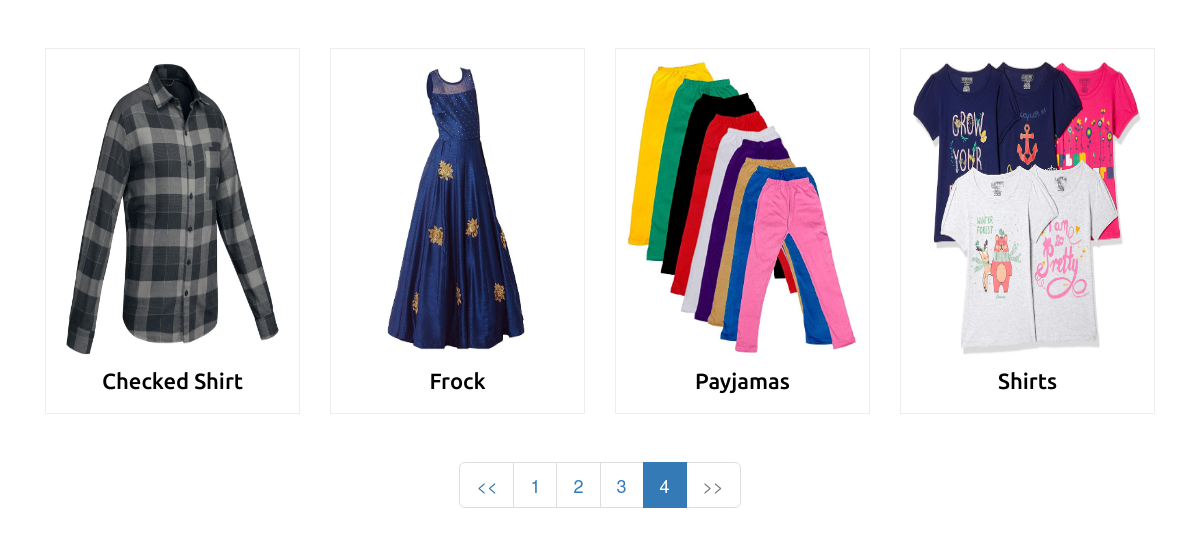
Page /php/index.php?page=3 on the committed database.
### tables this page shows
CREATE TABLE `products` (
  `pid` int(10) NOT NULL,
  `ptitle` varchar(255) NOT NULL,
  `pdesc` text NOT NULL,
  `pcost` decimal(9,2) NOT NULL,
  `psell` decimal(9,2) NOT NULL,
  `pimg` text NOT NULL,
  `visibility` enum('visible','hidden') NOT NULL DEFAULT 'visible',
  `date_added` timestamp NOT NULL DEFAULT CURRENT_TIMESTAMP
);

### php/lib/library.php (called while the page is built, shortened)
<?php
	class database extends img
	{
		public $conn;
		public function __construct(){
			$this->conn=mysqli_connect(HOST,USER,PASS,DB) or die("error in connectivity");
		}
		private function fire(){
			$qry=$this->createquery();
			$res=mysqli_query($this->conn,$qry);
			return $res;
		}
		private function createquery(){
			$fqry="";
			if(isset($_SESSION['query']))
				$fqry.=$_SESSION['query'];
			if(isset($_SESSION['where']))
				$fqry.=$_SESSION['where'];
			return $fqry;
		}
		private function makestring($condi,$sym,$cop)
		{
			if(is_array($condi))
			{
				$qstr="";
				$i=0;
				foreach($condi as $k=>$v)
				{
					if($i==count($condi)-1)
					{
						if(is_int($v) || is_float($v))
							$qstr.=" ".$k.$cop.mysqli_real_escape_string($this->conn,$v)."";
						else
							$qstr.=" ".$k.$cop."'".mysqli_real_escape_string($this->conn,$v)."'";
					}
					else
					{
						if(is_int($v) || is_float($v))
							$qstr.=" ".$k.$cop.mysqli_real_escape_string($this->conn,$v)." ".$sym;
						else
							$qstr.=" ".$k.$cop."'".mysqli_real_escape_string($this->conn,$v)."' ".$sym;
					}
					$i++;
				}
			}
			else
			{
				$qstr=$condi;
			}
			return $qstr;
		}
		public function get_where($tab,$data,$sym="",$op=""){
			$r=$this->fire();
			$af=mysqli_affected_rows($this->conn);
			if($af>0){
				$ret['data']=$r;
				$ret['num_rec']=mysqli_num_rows($r);
				$ret['msg']="successfully got all the data";
				$ret['status']=true;
				$ret['err']=0;
			}
			else{
				$ret['data']=0;
				$ret['err']=mysqli_error($this->conn);
				$ret['msg']="failed to get data";
				$ret['status']=false;
				$ret['num_rec']=0;
			}
			$ret['aff_rows']=$af;
			$ret['query']=$_SESSION['fq'];
			return $ret;
		}
		public function limit_where($tab,$data,$sym,$op,$s,$e){
			$r=$this->fire();
			$af=mysqli_affected_rows($this->conn);
			if($af>0){
				$ret['data']=$r;
				$ret['num_rec']=mysqli_num_rows($r);
				$ret['msg']="successfully got all the data";
				$ret['status']=true;
				$ret['err']=0;
			}
			else{
				$ret['data']=0;
				$ret['err']=mysqli_error($this->conn);
				$ret['msg']="failed to get data";
				$ret['status']=false;
				$ret['num_rec']=0;
			}
			$ret['aff_rows']=$af;
			$ret['query']=$_SESSION['fq'];
			return $ret;
		}
	}
?>

### php/index.php (the view, shortened to what this page needs)
<?php
	require_once("lib/library.php");
	$ob=new database();
	$limit=4;
    if (isset($_GET["page"])){
		$page=$_GET["page"];
    }else{
		$page=1;
    }
    $start_from=($page-1)*$limit;
	$getpro=$ob->limit_where("products",array("visibility"=>"visible"),"and","=",$start_from,$limit);
	$num=$ob->get_where("products",array("visibility"=>"visible"),",","=")['num_rec'];
	$total=ceil($num/$limit);
?>
<!doctype html>
<html>
	<head>
		<link rel="stylesheet" href="https://maxcdn.bootstrapcdn.com/bootstrap/3.4.0/css/bootstrap.min.css">
		<link href="css/style.css" rel="stylesheet" />
	</head>
	<body>
		<div class="container">
			<div class="product-row">
			<?php
				if($getpro['aff_rows']>0){
					$i=1;
					while($f=mysqli_fetch_array($getpro['data'])){
						$img=explode(",",$f['pimg']);
						?>
				<div class="col-sm-3">
					<div class="mid-item">
						<div class="pro-img">
							<img src="images/<?php echo $img[0];?>" class="img-responsive" />
						</div>
						<div class="pro-text">
							<h4><a href="product_single.php?pro_id=<?php echo $f[0] ?>"><?php echo $f[1] ?></a></h4>
						</div>
					</div>
				</div>
						<?php
						if($i++%4==0){
							echo '<div class="clearfix"></div></div><div class="product-row">';
						}
					}
				}else{
					echo "<h3>No products to show</h3>";
				}
			?>
			</div>
			<div class="text-center">
				<ul class="pagination pagination-lg">
				<?php
					if($page>1 && $page=$total)
						echo '<li><a href="index.php?page='.($page-1).'">&lt;&lt;</a></li>';
					else
						echo '<li class="disabled"><a>&lt;&lt;</a></li>';
					for($i=1;$i<=$total;$i++){
						if($i==$page){
							echo '<li class="active"><a href="index.php?page='.$i.'">'.$i.'</a></li>';
						}else{
							echo '<li><a href="index.php?page='.$i.'">'.$i.'</a></li>';
						}
					}
					if($page<$total && $page>=1)
						echo '<li><a href="index.php?page='.($page+1).'">&gt;&gt;</a></li>';
					else
						echo '<li class="disabled"><a>&gt;&gt;</a></li>';
				?>
				</ul>
			</div>
		</div>
	</body>
</html>

### php/css/style.css (style rules this page uses)
.product-row { padding-top:2em; }
.mid-item { position: relative; border: 1px solid #EFECEC; padding: 10px; }
.pro-img img { height:300px; }
.pro-text h4 { text-align:center; }
.pro-text h4 a { color:#000; font-family: 'Ubuntu', sans-serif; font-size:22px; text-transform:capitalize; text-decoration:none; margin-bottom:0px; }
.container { padding-top:20px; }

### rows in the picture
products: shows a picture, ptitle "Checked Shirt"
products: shows a picture, ptitle "Frock"
products: shows a picture, ptitle "Payjamas"
products: pimg (picture), ptitle "Shirts"
